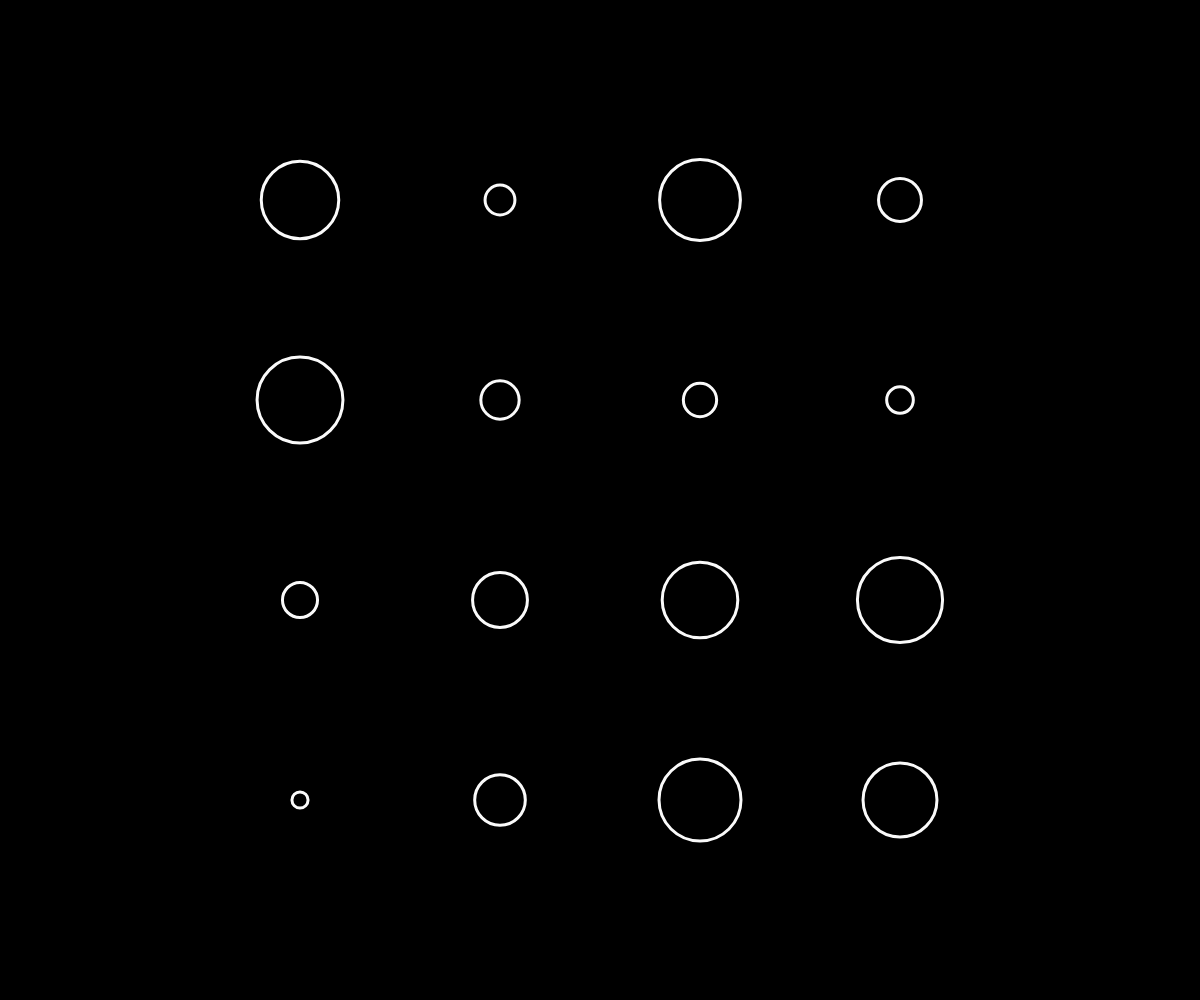
Frame 1 (no input)
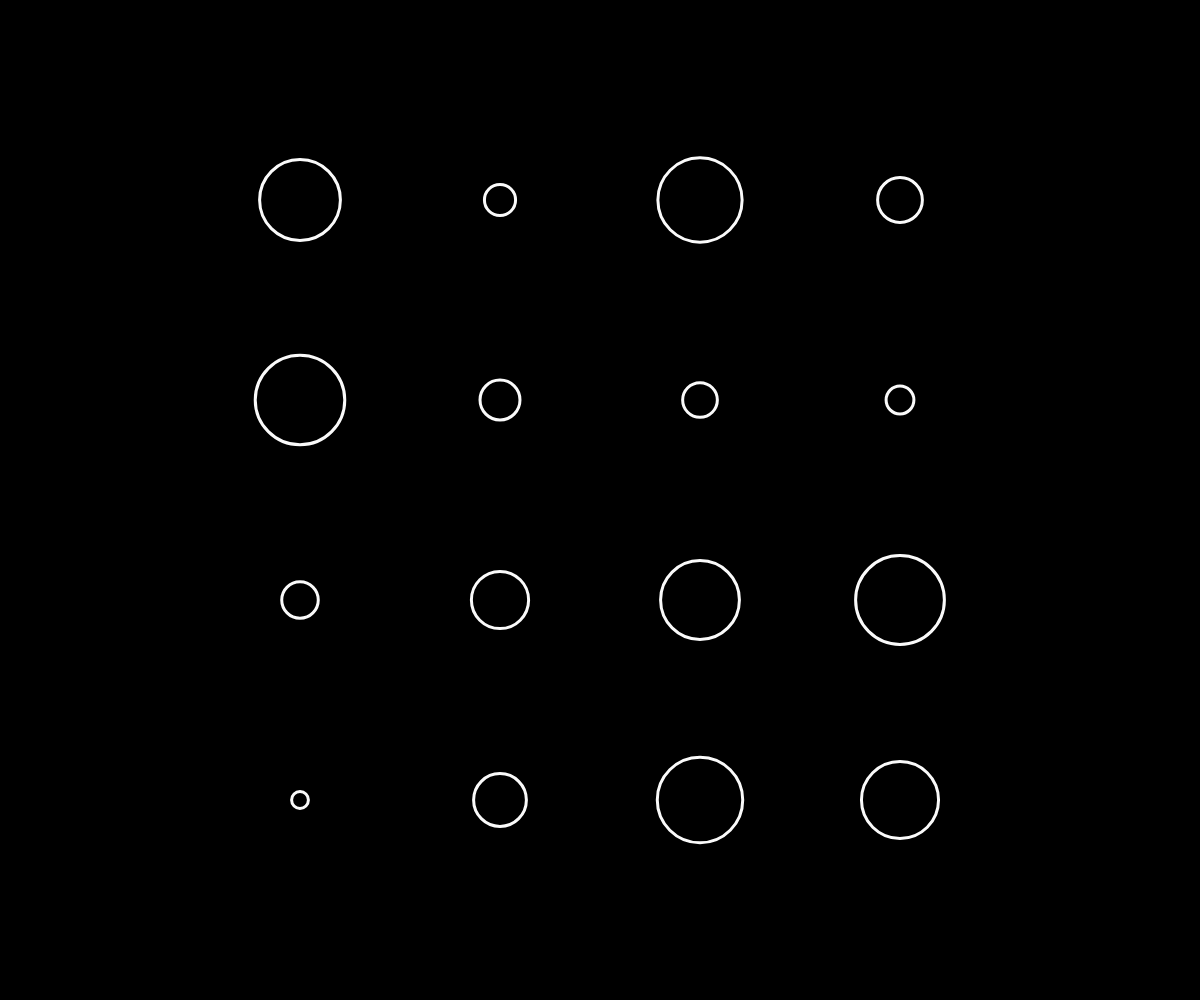
Frame 60 (no input)
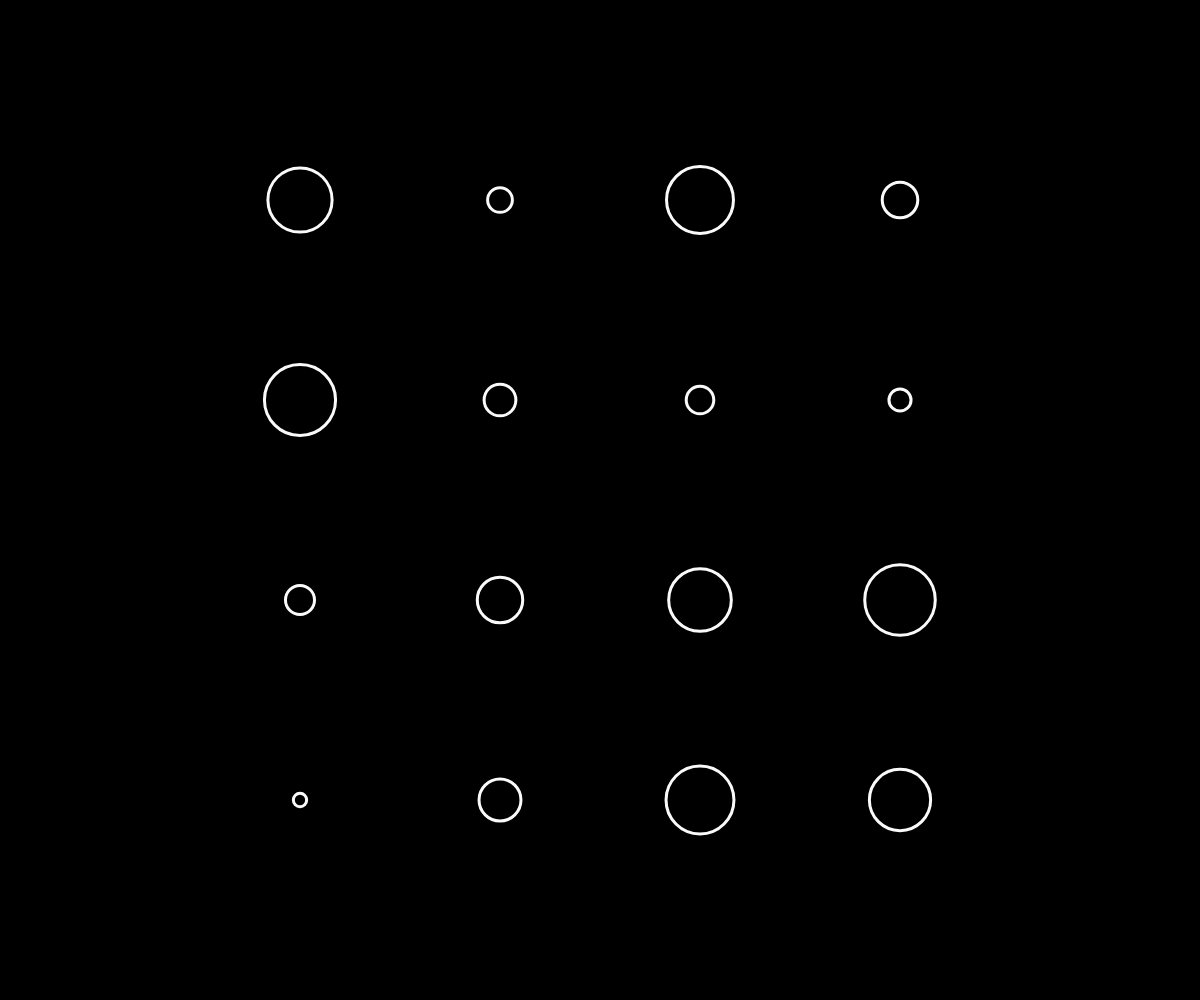
Frame 120 (the mouse pressed at the canvas centre since frame 60)

The p5.js sketch that drew these frames (run headless with seeded random() and noise() and a simulated clock; from frame 60 on, the mouse is pressed at the canvas centre):

// p5.js sketch
// ── sketch.js
var numberC = 4;
var points = [];
var dots = []

function setup() {
	createCanvas(windowWidth, windowHeight);
	background(0);

	var distanceX = width / (numberC + 1);
	var distanceY = height / (numberC + 1);
	var firstPointX = width / 2 - (numberC - 1) * distanceY / 2;
	var firstPoint = createVector(firstPointX, distanceY);

	for(var i = 0; i < numberC; i++) {
		for(var j = 0; j < numberC; j++) {
			var temp = createVector(0, 0);
			temp.x += firstPoint.x + j * distanceY;
			temp.y += firstPoint.y + i * distanceY;
			points.push(temp);
		}
	}

	for(var i = 0; i < points.length; i++) {
		dots.push(new Dot());
		dots[i].x = points[i].x;
		dots[i].y = points[i].y;
	}
}

function draw() {
	background(0);

	for(var i = 0; i < dots.length; i++) {
		dots[i].update(frameCount / 40);
		dots[i].show();
	}	
}

function Dot() {
	this.x = 0;
	this.y = 0;
	this.maxR = 90 * random(0.2, 2);
	this.whiteR = 0;
	this.blackR = 0;

	this.update = function(count) {
		this.whiteR = this.maxR * Math.abs(sin(count / 10));
		this.blackR = 0.8 * this.maxR * Math.abs(sin(count + PI / 4));
	}

	this.show = function() {
		stroke(250);
		strokeWeight(3);
		fill(255);
		ellipse(this.x, this.y, this.whiteR, this.whiteR);
		fill(0);
		ellipse(this.x, this.y, this.blackR, this.blackR);
	}
}
